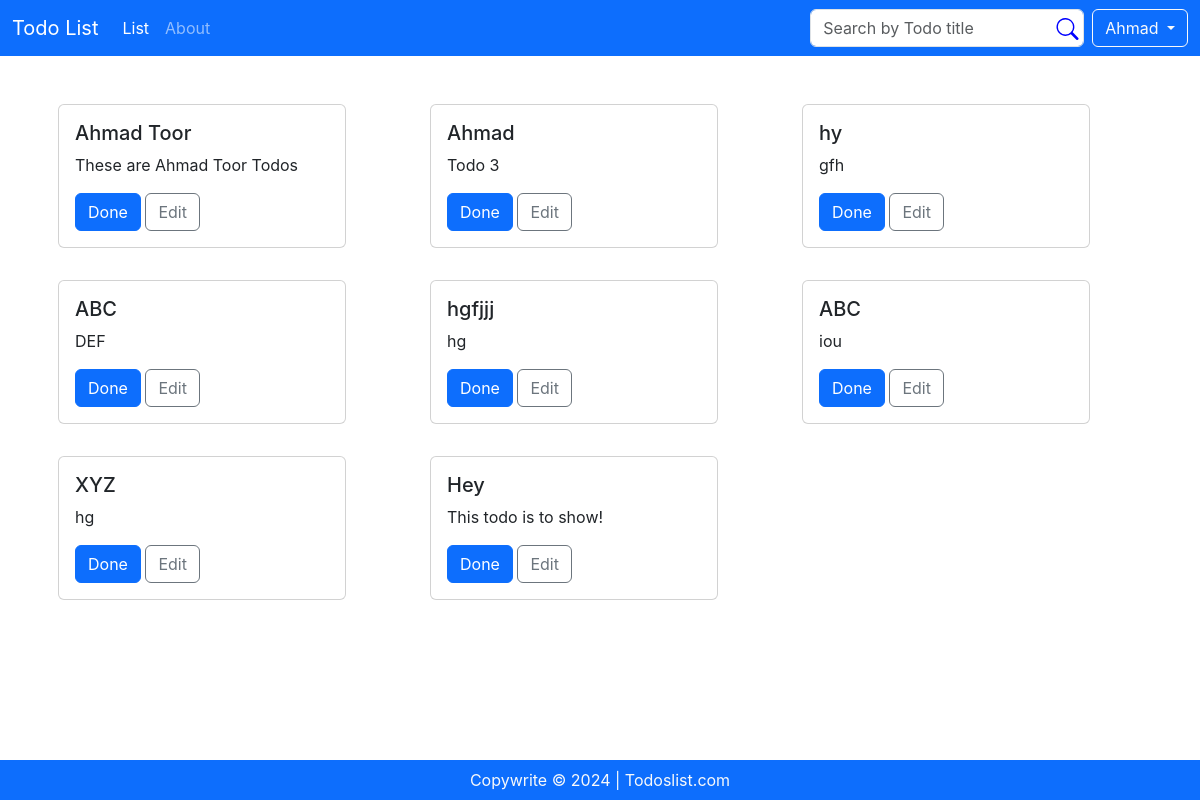
Screenshot of /list (signed in) with the database file from the repository.
### BlogApp/models.py (models this page shows)
class Todo(models.Model):
    title = models.CharField(max_length=200)
    content = models.TextField()
    created_at = models.DateTimeField(auto_now_add=True)
    user = models.ForeignKey(User, on_delete=models.CASCADE, default=None)

### BlogApp/views.py (the view)
# urls.py: path('list', views.list, name='list'),
def list(request):
     if request.user.is_superuser:
        todos = models.Todo.objects.all()
        return render(request, 'list.html', {'todos': todos, 'ID': request.user, 'admin' : True})
     elif request.user.is_authenticated:
        todos = models.Todo.objects.filter(user = request.user)
        return render(request, 'list.html', {'todos': todos, 'ID': request.user})
     else:
        return render( request, "list.html", { 'login': True ,'ID': None } )

### templates/list.html (shortened to what this page needs)
{% extends "base.html" %}
{% block content %}
{% if todos %}
<div class='container car'>
    {% for todo in todos %}
    <div class="card">
        <div class="card-body">
            <h5 class="card-title">{{ todo.title }}</h5>
            <p class="card-text">{{ todo.content }}</p>
            <button class="btn btn-primary" data-title="{{ todo.title }}" data-content="{{todo.content}}"
                onclick="location.href = '/delete/' + this.getAttribute('data-title') + '/' + this.getAttribute('data-content') + '/'">Done</button>
            <button class="btn btn-outline-secondary edit-button" data-title="{{ todo.title }}"
                data-content="{{todo.content}}" data-bs-toggle="modal"
                data-bs-target="#exampleModalCenter">Edit</button>
        </div>
    </div>
    {% endfor %}
</div>
{% else %}
<div class='container car'>
    No Todos to display
</div>
{% endif %}
{% endblock %}

### templates/base.html (shortened to what this page needs)
<!DOCTYPE html>
<html lang="en">
<head>
    <link href="https://cdn.jsdelivr.net/npm/bootstrap@5.3.3/dist/css/bootstrap.min.css" rel="stylesheet"
>
</head>
<body>
    <div id="root">
        <nav class="navbar navbar-expand-lg navbar-dark bg-primary">
            <div class="container-fluid">
                <a class="navbar-brand" href="/">Todo List</a>
                <div class="collapse navbar-collapse" id="navbarSupportedContent">
                    <ul class="navbar-nav me-auto mb-2 mb-lg-0">
                        <li class="nav-item">
                            <a class="nav-link active" aria-current="page" href="/list">List</a>
                        </li>
                        <li class="nav-item">
                            <a class="nav-link" href="/about">About</a>
                        </li>
                    </ul>
                    <form class="d-flex" method="POST" action="/search/">
                        <input class="form-control me-2" type="text" placeholder="Search by Todo title"
                            name='searchinput' aria-label="Search">
                        <button class="btn p-1 search" type="submit">
                            <svg xmlns="http://www.w3.org/2000/svg" width="23" height="22" fill="currentColor"
                                class="bi bi-search" viewBox="0 0 16 16">
                                <path
                                    d="M11.742 10.344a6.5 6.5 0 1 0-1.397 1.398h-.001q.044.06.098.115l3.85 3.85a1 1 0 0 0 1.415-1.414l-3.85-3.85a1 1 0 0 0-.115-.1zM12 6.5a5.5 5.5 0 1 1-11 0 5.5 5.5 0 0 1 11 0" />
                            </svg>
                        </button>
                    </form>
                    {% if ID %}
                    <div class="btn-group">
                        <button type="button" class="btn btn-primary dropdown-toggle btn-outline-light login"
                            data-bs-toggle="dropdown" aria-haspopup="true" aria-expanded="false" {% if admin %} style="color: gold; border: 2px solid gold;" {% endif %}>
                            {{ ID.first_name }}
                        </button>
                    </div>
                    {% else %}
                    <button class="btn btn-primary btn-outline-light  login" type="submit"
                        onclick="location.href = '/login/' ">Login</button>
                    {% endif %}
                </div>
            </div>
        </nav>
        {% block content %}{% endblock %}
        <footer class="bg-primary py-2 text-light " id="footer" style="position: fixed; bottom: 0px; width: 100%;">
        </footer>
    </div>
</body>
</html>

### templates/base.html (style rules this page uses)
body { margin: 0; font-family: -apple-system, BlinkMacSystemFont, 'Segoe UI', 'Roboto', 'Oxygen', 'Ubuntu', 'Cantarell', 'Fira Sans', 'Droid Sans', 'Helvetica Neue', sans-serif; -webkit-font-smoothing: antialiased; -moz-osx-font-smoothing: grayscale; }
.d-flex { display: flex !important; margin-bottom: 0px; }
.login { margin-left: 0.5rem; margin-top: 0; }
.search { margin-left: -41px; color: blue; }
@media (prefers-reduced-motion: no-preference) { .navbar { background-color: #282c34; margin-bottom: 4vh; } }
@media (prefers-reduced-motion: no-preference) { .car { margin-bottom: 7vh; display: grid; grid-template-columns: 1fr 1fr 1fr; } }
@media (prefers-reduced-motion: no-preference) { nav { background-color: #282c34; } }
@media (prefers-reduced-motion: no-preference) { .card { width: 18rem; margin: 1rem; } }
@media (prefers-reduced-motion: no-preference) { .container { margin-bottom: -50px; padding-bottom: 50px; } }

### rows the page displays
Todo: title "Ahmad Toor", content "These are Ahmad Toor Todos"
Todo: title "Ahmad", content "Todo 3"
Todo: title "hy", content "gfh"
Todo: title "ABC", content "DEF"
Todo: title "hgfjjj", content "hg"
Todo: title "ABC", content "iou"
Todo: title "XYZ", content "hg"
Todo: title "Hey", content "This todo is to show!"

### other values shown
{{ ID.first_name }} "Ahmad"
